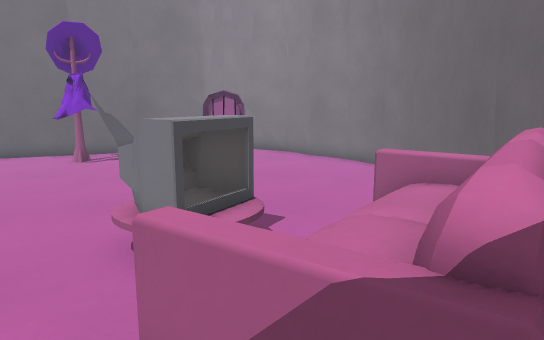
View 1 (above)

14 first-person views from a walk through a level from a Godot 3-D game. The camera is 1.2 m above the floor, tilts 10° down and sees 70° across. The floor is counted in squares, 0.5 m on a side. Each view is taken from the middle of a square. On the plan, view 1 faces up. The plan holds only what a view shows up to about 20 squares ahead; the rest is blank. The place goes on beyond the plan. Flat picture figures and markers are left out.

View 2
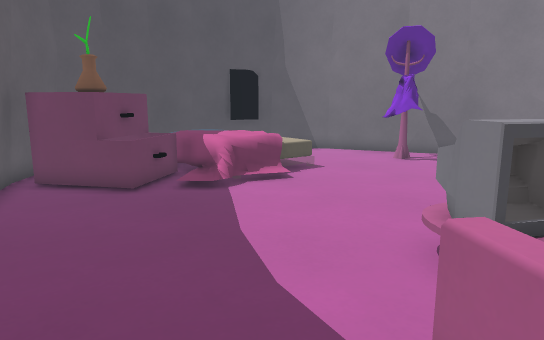

View 3
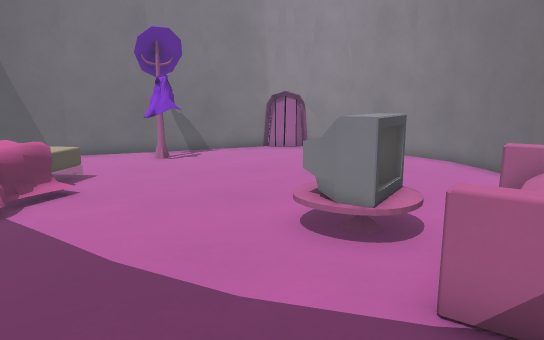

View 4
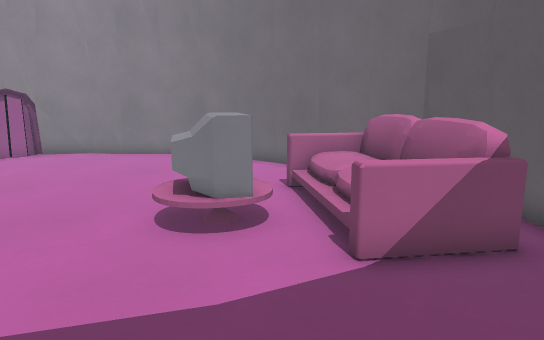

View 5
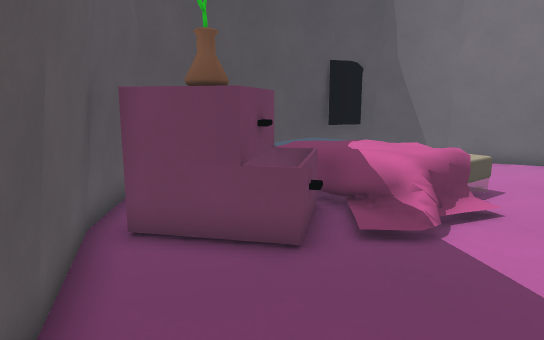

View 6
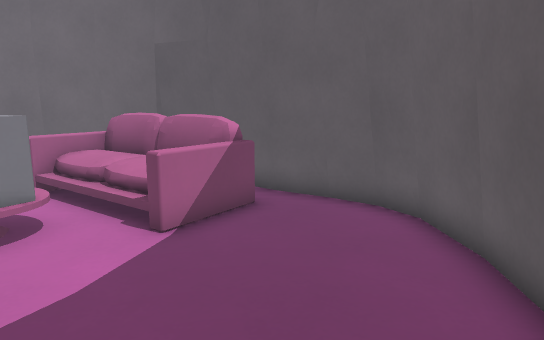

View 7
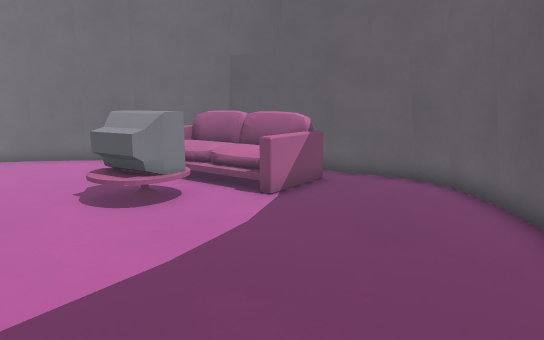

View 8
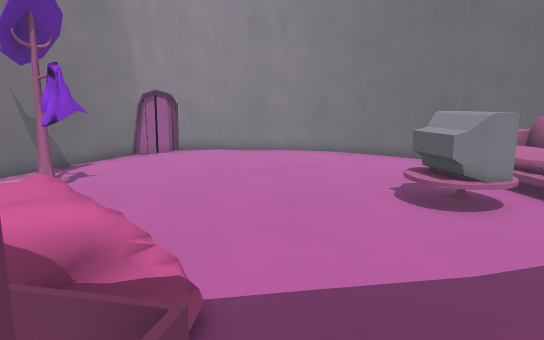

View 9
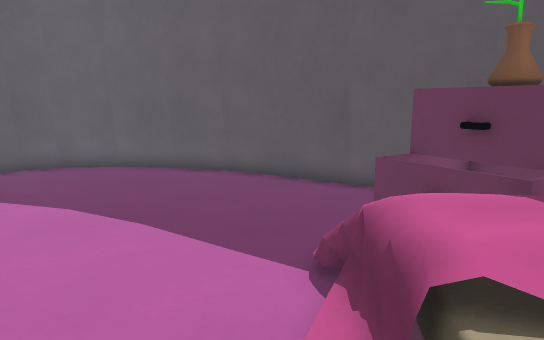

View 10
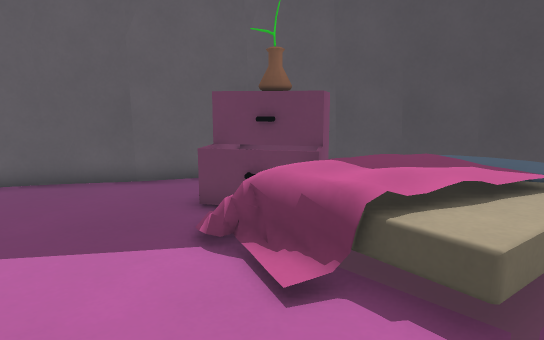

View 11
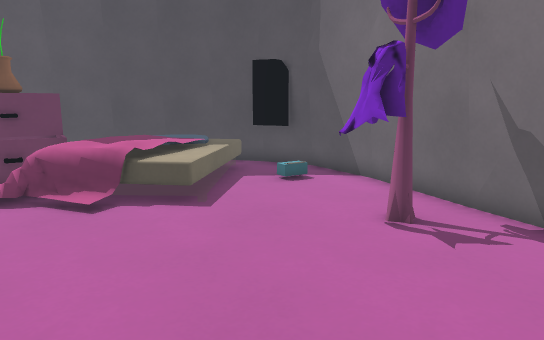

View 12
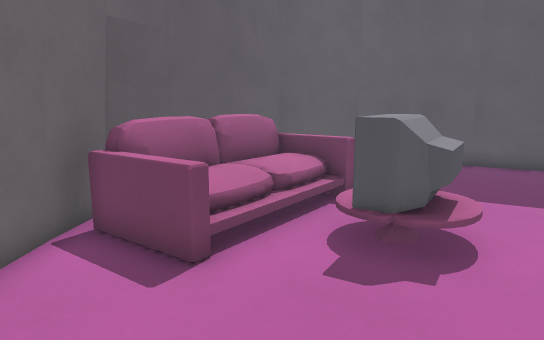

View 13
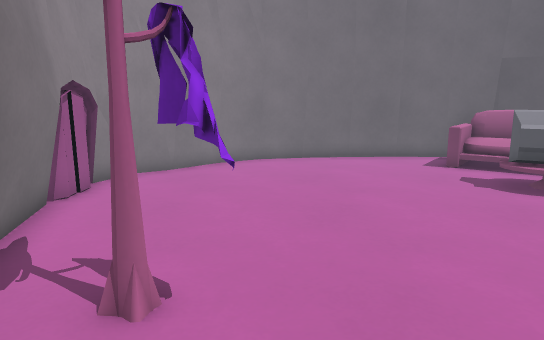

View 14
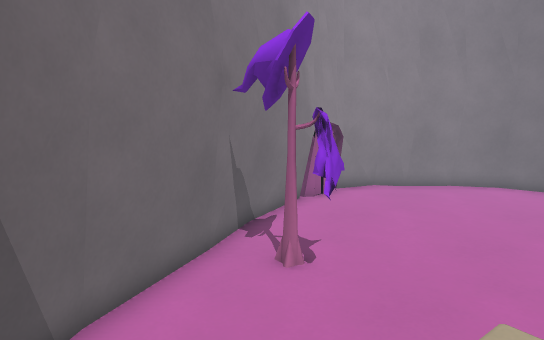

### Floor plan
Key: @ floor where view 1 was taken; # wall or solid block; . main floor; : floor 0.25 m higher than the main floor; + floor 0.5 m higher than the main floor; * floor 0.75 m higher than the main floor; % floor 1 m higher than the main floor; / step, stairs or slope; = window, fence, low wall or low ledge; ^ raised ledge; v drop or lower ground; O other object.
Columns run from 16 left of view 1 to 5 right of it. Each row starts with its distance up from view 1.
 19            ######
 18        ######.. ###
 17      ####.........##
 16    ####.# .........##
 15   ##....##.........##
 14  ##./...=...........#
 13  #../...............##
 12 ##../............... #
 11 #/++///+.............#
 10 # +++///.............#
  9 # +++**v.............#
  8 # .****:......#...=..#
  7 #   =v.+......O=/.==.#
  6 #  ^^v........O=///==#
  5 ##^^^v=........///+=##
  4  ###^^=........./++%##
  3   ##^..........====##
  2    ###..........===##
  1      ###.........=##
  0       ### ......@##
 -1         ####....###
 -2           ########

Where each view was taken, in squares from view 1:
view 1: 0 up, 0 right, facing up
view 2: 0 up, 0 right, facing up-left
view 3: 1 down, 3 left, facing up
view 4: 0 up, 6 left, facing up-right
view 5: 0 up, 6 left, facing up-left
view 6: 1 up, 8 left, facing right
view 7: 3 up, 11 left, facing right
view 8: 3 up, 11 left, facing up-right
view 9: 12 up, 8 left, facing down
view 10: 12 up, 5 left, facing down-left
view 11: 13 up, 0 right, facing left
view 12: 13 up, 1 right, facing down
view 13: 14 up, 12 left, facing right
view 14: 10 up, 14 left, facing up-right
